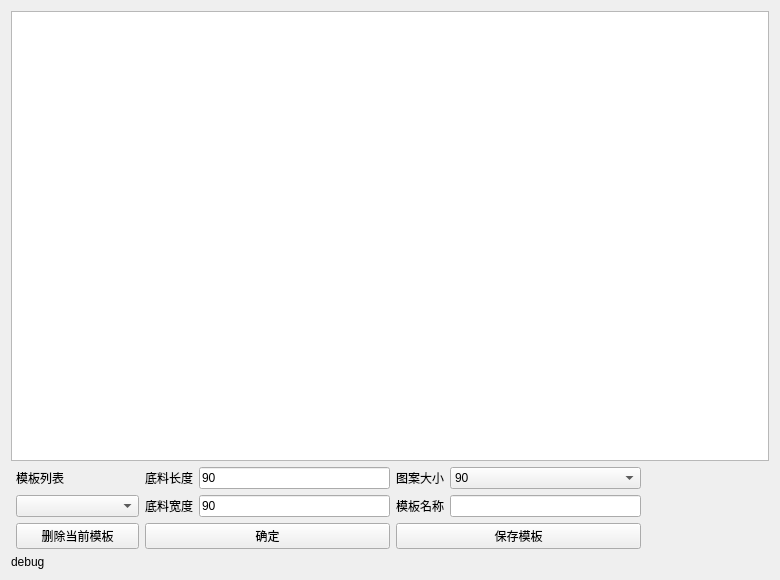
<?xml version="1.0" encoding="UTF-8"?>
<ui version="4.0">
 <class>Widget</class>
 <widget class="QWidget" name="Widget">
  <property name="geometry">
   <rect>
    <x>0</x>
    <y>0</y>
    <width>780</width>
    <height>580</height>
   </rect>
  </property>
  <property name="windowTitle">
   <string>Widget</string>
  </property>
  <layout class="QVBoxLayout" name="verticalLayout_5">
   <item>
    <layout class="QVBoxLayout" name="verticalLayout_4" stretch="5,1">
     <item>
      <widget class="QGraphicsView" name="graphicsView">
       <property name="verticalScrollBarPolicy">
        <enum>Qt::ScrollBarAlwaysOff</enum>
       </property>
       <property name="horizontalScrollBarPolicy">
        <enum>Qt::ScrollBarAlwaysOff</enum>
       </property>
       <property name="sizeAdjustPolicy">
        <enum>QAbstractScrollArea::AdjustToContentsOnFirstShow</enum>
       </property>
      </widget>
     </item>
     <item>
      <layout class="QHBoxLayout" name="horizontalLayout_5" stretch="1,2,2,1">
       <property name="leftMargin">
        <number>5</number>
       </property>
       <property name="rightMargin">
        <number>5</number>
       </property>
       <item>
        <layout class="QVBoxLayout" name="verticalLayout">
         <item>
          <widget class="QLabel" name="label_5">
           <property name="text">
            <string>模板列表</string>
           </property>
          </widget>
         </item>
         <item>
          <widget class="QComboBox" name="MBcomboBox"/>
         </item>
         <item>
          <widget class="QPushButton" name="deleteMB">
           <property name="text">
            <string>删除当前模板</string>
           </property>
          </widget>
         </item>
        </layout>
       </item>
       <item>
        <layout class="QVBoxLayout" name="verticalLayout_2">
         <item>
          <layout class="QHBoxLayout" name="horizontalLayout">
           <item>
            <widget class="QLabel" name="label">
             <property name="text">
              <string>底料长度</string>
             </property>
            </widget>
           </item>
           <item>
            <widget class="QLineEdit" name="tableX">
             <property name="text">
              <string>90</string>
             </property>
            </widget>
           </item>
          </layout>
         </item>
         <item>
          <layout class="QHBoxLayout" name="horizontalLayout_2">
           <item>
            <widget class="QLabel" name="label_2">
             <property name="text">
              <string>底料宽度</string>
             </property>
            </widget>
           </item>
           <item>
            <widget class="QLineEdit" name="tableY">
             <property name="text">
              <string>90</string>
             </property>
            </widget>
           </item>
          </layout>
         </item>
         <item>
          <widget class="QPushButton" name="certen">
           <property name="text">
            <string>确定</string>
           </property>
          </widget>
         </item>
        </layout>
       </item>
       <item>
        <layout class="QVBoxLayout" name="verticalLayout_3">
         <item>
          <layout class="QHBoxLayout" name="horizontalLayout_3" stretch="0,2">
           <item>
            <widget class="QLabel" name="label_3">
             <property name="text">
              <string>图案大小</string>
             </property>
            </widget>
           </item>
           <item>
            <widget class="QComboBox" name="comboBox">
             <item>
              <property name="text">
               <string>90</string>
              </property>
             </item>
             <item>
              <property name="text">
               <string>80</string>
              </property>
             </item>
             <item>
              <property name="text">
               <string>50</string>
              </property>
             </item>
             <item>
              <property name="text">
               <string>60</string>
              </property>
             </item>
             <item>
              <property name="text">
               <string>70</string>
              </property>
             </item>
             <item>
              <property name="text">
               <string>100</string>
              </property>
             </item>
            </widget>
           </item>
          </layout>
         </item>
         <item>
          <layout class="QHBoxLayout" name="horizontalLayout_4" stretch="0,2">
           <item>
            <widget class="QLabel" name="label_4">
             <property name="text">
              <string>模板名称</string>
             </property>
            </widget>
           </item>
           <item>
            <widget class="QLineEdit" name="modelName"/>
           </item>
          </layout>
         </item>
         <item>
          <widget class="QPushButton" name="saveModel">
           <property name="text">
            <string>保存模板</string>
           </property>
          </widget>
         </item>
        </layout>
       </item>
       <item>
        <spacer name="horizontalSpacer">
         <property name="orientation">
          <enum>Qt::Horizontal</enum>
         </property>
         <property name="sizeHint" stdset="0">
          <size>
           <width>40</width>
           <height>20</height>
          </size>
         </property>
        </spacer>
       </item>
      </layout>
     </item>
    </layout>
   </item>
   <item>
    <widget class="QLabel" name="debugLabel">
     <property name="text">
      <string>debug</string>
     </property>
    </widget>
   </item>
  </layout>
 </widget>
 <layoutdefault spacing="6" margin="11"/>
 <resources/>
 <connections/>
</ui>
